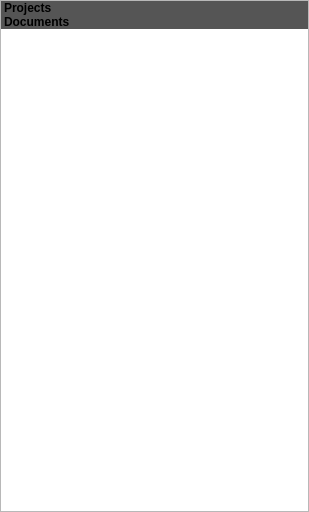
<?xml version="1.0" encoding="UTF-8"?>
<ui version="4.0">
 <class>ProjectExplorerDockWidget</class>
 <widget class="QDockWidget" name="ProjectExplorerDockWidget">
  <property name="geometry">
   <rect>
    <x>0</x>
    <y>0</y>
    <width>309</width>
    <height>512</height>
   </rect>
  </property>
  <property name="windowTitle">
   <string>Project explorer</string>
  </property>
  <widget class="QWidget" name="dockWidgetContents">
   <layout class="QVBoxLayout" name="verticalLayout">
    <property name="spacing">
     <number>0</number>
    </property>
    <property name="leftMargin">
     <number>0</number>
    </property>
    <property name="topMargin">
     <number>0</number>
    </property>
    <property name="rightMargin">
     <number>0</number>
    </property>
    <property name="bottomMargin">
     <number>0</number>
    </property>
    <item>
     <widget class="QTreeWidget" name="treeWidget">
      <property name="rootIsDecorated">
       <bool>false</bool>
      </property>
      <attribute name="headerVisible">
       <bool>false</bool>
      </attribute>
      <column>
       <property name="text">
        <string>1</string>
       </property>
      </column>
      <item>
       <property name="text">
        <string>Projects</string>
       </property>
       <property name="font">
        <font>
         <weight>75</weight>
         <bold>true</bold>
        </font>
       </property>
       <property name="background">
        <brush brushstyle="SolidPattern">
         <color alpha="255">
          <red>85</red>
          <green>85</green>
          <blue>85</blue>
         </color>
        </brush>
       </property>
       <property name="flags">
        <set>ItemIsEnabled</set>
       </property>
      </item>
      <item>
       <property name="text">
        <string>Documents</string>
       </property>
       <property name="font">
        <font>
         <weight>75</weight>
         <bold>true</bold>
        </font>
       </property>
       <property name="background">
        <brush brushstyle="SolidPattern">
         <color alpha="255">
          <red>85</red>
          <green>85</green>
          <blue>85</blue>
         </color>
        </brush>
       </property>
       <property name="flags">
        <set>ItemIsEnabled</set>
       </property>
      </item>
     </widget>
    </item>
   </layout>
  </widget>
 </widget>
 <resources/>
 <connections/>
</ui>
